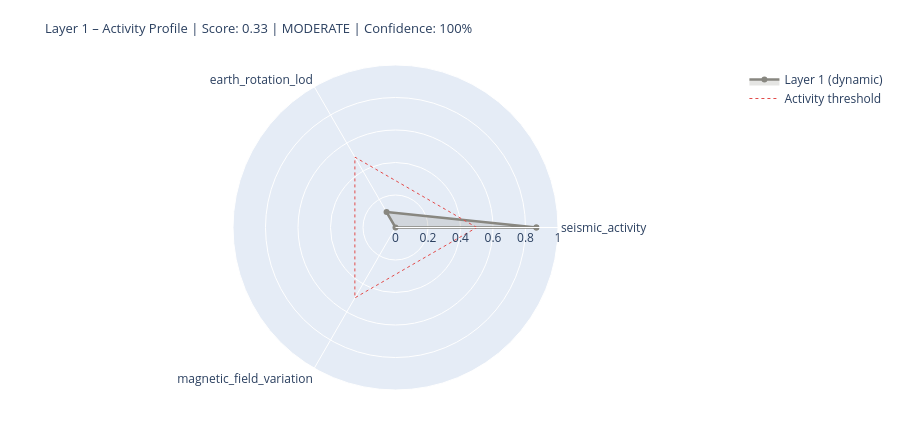

This figure's notebook cell:
### Markdown cell above
---
## 5. State Assessment & Handoff to Layer 2

### Code cell
# ============================================================
# LAYER 1 SCORE
# Three dynamic components only (conductivity = static baseline)
# ============================================================

def norm(v, lo, hi):
    if v is None: return None
    return max(0.0, min(1.0, (v - lo) / (hi - lo)))

# --- Seismic Activity ---
seis_score_val = None
seis_source    = 'missing'
if df_seis is not None and not df_seis.empty:
    n_events = len(df_seis)
    max_mag  = df_seis['mag'].max()
    n_strong = (df_seis['mag'] >= 6.0).sum()
    seis_score_val = norm(n_events * 0.5 + max_mag * 5 + n_strong * 10, 0, 120)
    seis_source = 'primary'

# --- Earth Rotation (LOD anomaly) ---
lod_score_val = None
lod_now       = None
lod_source    = 'missing'
if df_iers is not None and lod_col:
    lod_now       = float(df_iers[lod_col].iloc[-1])
    lod_score_val = norm(abs(lod_now), 0, 3.0)
    lod_source    = 'primary'
elif raw.get('iers_synthetic_lod') is not None:
    lod_now       = raw['iers_synthetic_lod']
    lod_score_val = norm(abs(lod_now), 0, 3.0)
    lod_source    = 'estimated_seasonal'
    print(f'  LOD estimate: {lod_now:+.3f} ms  [estimated_seasonal]')

# --- Magnetic Field Variation (Kp as dynamic proxy) ---
mag_score_val = None
kp_val        = None
mag_source    = 'missing'
if df_geomag is not None and not df_geomag.empty:
    kp_val        = float(df_geomag['kp'].iloc[-1])
    mag_score_val = norm(kp_val, 0, 9)
    mag_source    = 'primary'
elif layer0 and layer0.get('raw_values', {}).get('Kp_index', {}).get('value') is not None:
    kp_val        = layer0['raw_values']['Kp_index']['value']
    mag_score_val = norm(kp_val, 0, 9)
    mag_source    = 'from_layer0'

# --- Conductivity Baseline (static – not in dynamic score) ---
ocean_fraction = 0.71
leitf_baseline = {
    'ocean_surface_fraction': ocean_fraction,
    'ocean_conductivity_Sm':  CONSTANTS['conductivity_ocean_Sm'],
    'role': 'stable_boundary_condition',
}

# --- Assemble (dynamic components only) ---
COMPONENTS = {
    'seismic_activity':        {'score': seis_score_val, 'source': seis_source, 'dynamic': True},
    'earth_rotation_lod':      {'score': lod_score_val,  'source': lod_source,  'dynamic': True},
    'magnetic_field_variation': {'score': mag_score_val,  'source': mag_source,  'dynamic': True},
}

available   = {k: v['score'] for k, v in COMPONENTS.items() if v['score'] is not None}
unavailable = [k for k, v in COMPONENTS.items() if v['score'] is None]
layer1_score = round(sum(available.values()) / len(available), 4) if available else None
confidence   = round(len(available) / len(COMPONENTS), 2)
level = ('unknown'  if layer1_score is None
         else 'calm'     if layer1_score < 0.3
         else 'moderate' if layer1_score < 0.6
         else 'active')

# Console output
W = 64
print('=' * W)
print('LAYER 1 – PLANETARY BODY – STATE ASSESSMENT')
print('=' * W)
for name, comp in COMPONENTS.items():
    s = comp['score']
    if s is not None:
        bar = '█' * int(s * 20) + '░' * (20 - int(s * 20))
        print(f'  {name:<34} {bar}  {s:.2f}  [{comp["source"]}]')
    else:
        print(f'  {name:<34} {"─" * 20}  n/a   [missing]')
print(f'  {"Conductivity (Baseline)":<34} {"─" * 20}  static [boundary_condition]')
print('-' * W)
print(f'  Score (dynamic):  {layer1_score:.3f}  ({len(available)}/{len(COMPONENTS)} components)')
print(f'  Confidence:       {confidence:.0%}')
print(f'  Level:            {level.upper()}')
if layer0:
    print(f'  Layer-0 input:    {layer0["level"].upper()} | Driver: {layer0["dominant_driver"]}')
print('=' * W)

# Radar chart
cats   = list(available.keys())
vals_r = list(available.values())
if len(cats) >= 3:
    fig = go.Figure()
    fig.add_trace(go.Scatterpolar(
        r=vals_r + [vals_r[0]], theta=cats + [cats[0]],
        fill='toself', fillcolor='rgba(136,135,128,0.22)',
        line=dict(color='#888780', width=2.5), name='Layer 1 (dynamic)'
    ))
    fig.add_trace(go.Scatterpolar(
        r=[0.5] * (len(cats)+1), theta=cats + [cats[0]],
        line=dict(color='#E24B4A', dash='dot', width=1),
        mode='lines', name='Activity threshold'
    ))
    fig.update_layout(
        title=dict(
            text=f'Layer 1 – Activity Profile | Score: {layer1_score:.2f} | {level.upper()} | Confidence: {confidence:.0%}',
            font=dict(size=13)),
        polar=dict(radialaxis=dict(visible=True, range=[0, 1])),
        height=430, showlegend=True,
        margin=dict(l=60, r=60, t=65, b=40)
    )
    fig.show()

### Figure 1 — Plotly figure (JSON) as saved in the notebook; plotly's stock layout.template omitted (floating-point values rounded to 4 significant figures)
{"data": [{"fill": "toself", "fillcolor": "rgba(136,135,128,0.22)", "line": {"color": "#888780", "width": 2.5}, "name": "Layer 1 (dynamic)", "r": [0.8667, 0.1099, 0.0, 0.8667], "theta": ["seismic_activity", "earth_rotation_lod", "magnetic_field_variation", "seismic_activity"], "type": "scatterpolar"}, {"line": {"color": "#E24B4A", "dash": "dot", "width": 1}, "mode": "lines", "name": "Activity threshold", "r": [0.5, 0.5, 0.5, 0.5], "theta": ["seismic_activity", "earth_rotation_lod", "magnetic_field_variation", "seismic_activity"], "type": "scatterpolar"}], "layout": {"height": 430, "margin": {"b": 40, "l": 60, "r": 60, "t": 65}, "polar": {"radialaxis": {"range": [0, 1], "visible": true}}, "showlegend": true, "title": {"font": {"size": 13}, "text": "Layer 1 – Activity Profile | Score: 0.33 | MODERATE | Confidence: 100%"}}}
